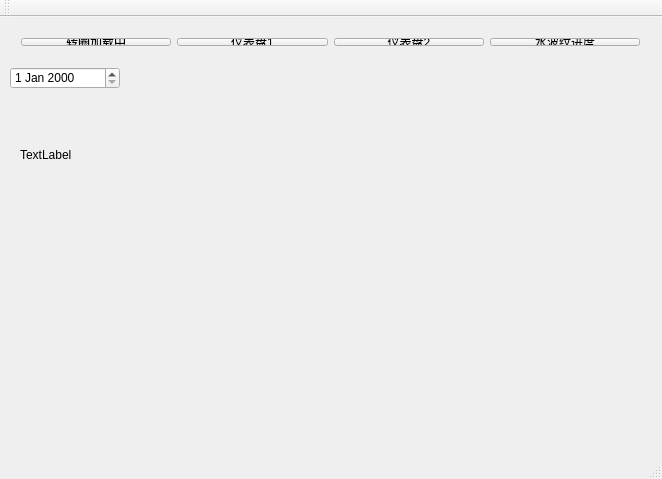
<?xml version="1.0" encoding="UTF-8"?>
<ui version="4.0">
 <class>CCtrlMainWindow</class>
 <widget class="QMainWindow" name="CCtrlMainWindow">
  <property name="geometry">
   <rect>
    <x>0</x>
    <y>0</y>
    <width>662</width>
    <height>479</height>
   </rect>
  </property>
  <property name="windowTitle">
   <string>CCtrlMainWindow</string>
  </property>
  <widget class="QWidget" name="centralWidget">
   <widget class="QWidget" name="layoutWidget">
    <property name="geometry">
     <rect>
      <x>10</x>
      <y>10</y>
      <width>641</width>
      <height>30</height>
     </rect>
    </property>
    <layout class="QHBoxLayout" name="horizontalLayout">
     <item>
      <widget class="QPushButton" name="btn_ProgLoad">
       <property name="text">
        <string>转圈加载中</string>
       </property>
      </widget>
     </item>
     <item>
      <widget class="QPushButton" name="btn_DashBoard">
       <property name="text">
        <string>仪表盘1</string>
       </property>
      </widget>
     </item>
     <item>
      <widget class="QPushButton" name="btn_DashBoard1">
       <property name="text">
        <string>仪表盘2</string>
       </property>
      </widget>
     </item>
     <item>
      <widget class="QPushButton" name="btn_ProgWater">
       <property name="text">
        <string>水波纹进度</string>
       </property>
      </widget>
     </item>
    </layout>
   </widget>
   <widget class="CCtrlDateEdit" name="dateEdit">
    <property name="geometry">
     <rect>
      <x>10</x>
      <y>50</y>
      <width>110</width>
      <height>22</height>
     </rect>
    </property>
   </widget>
   <widget class="QLabel" name="label">
    <property name="geometry">
     <rect>
      <x>20</x>
      <y>90</y>
      <width>95</width>
      <height>95</height>
     </rect>
    </property>
    <property name="text">
     <string>TextLabel</string>
    </property>
   </widget>
  </widget>
  <widget class="QMenuBar" name="menuBar">
   <property name="geometry">
    <rect>
     <x>0</x>
     <y>0</y>
     <width>662</width>
     <height>26</height>
    </rect>
   </property>
  </widget>
  <widget class="QToolBar" name="mainToolBar">
   <attribute name="toolBarArea">
    <enum>TopToolBarArea</enum>
   </attribute>
   <attribute name="toolBarBreak">
    <bool>false</bool>
   </attribute>
  </widget>
  <widget class="QStatusBar" name="statusBar"/>
 </widget>
 <layoutdefault spacing="6" margin="11"/>
 <customwidgets>
  <customwidget>
   <class>CCtrlDateEdit</class>
   <extends>QDateEdit</extends>
   <header>CCtrlDateEdit.h</header>
  </customwidget>
 </customwidgets>
 <resources/>
 <connections/>
</ui>
